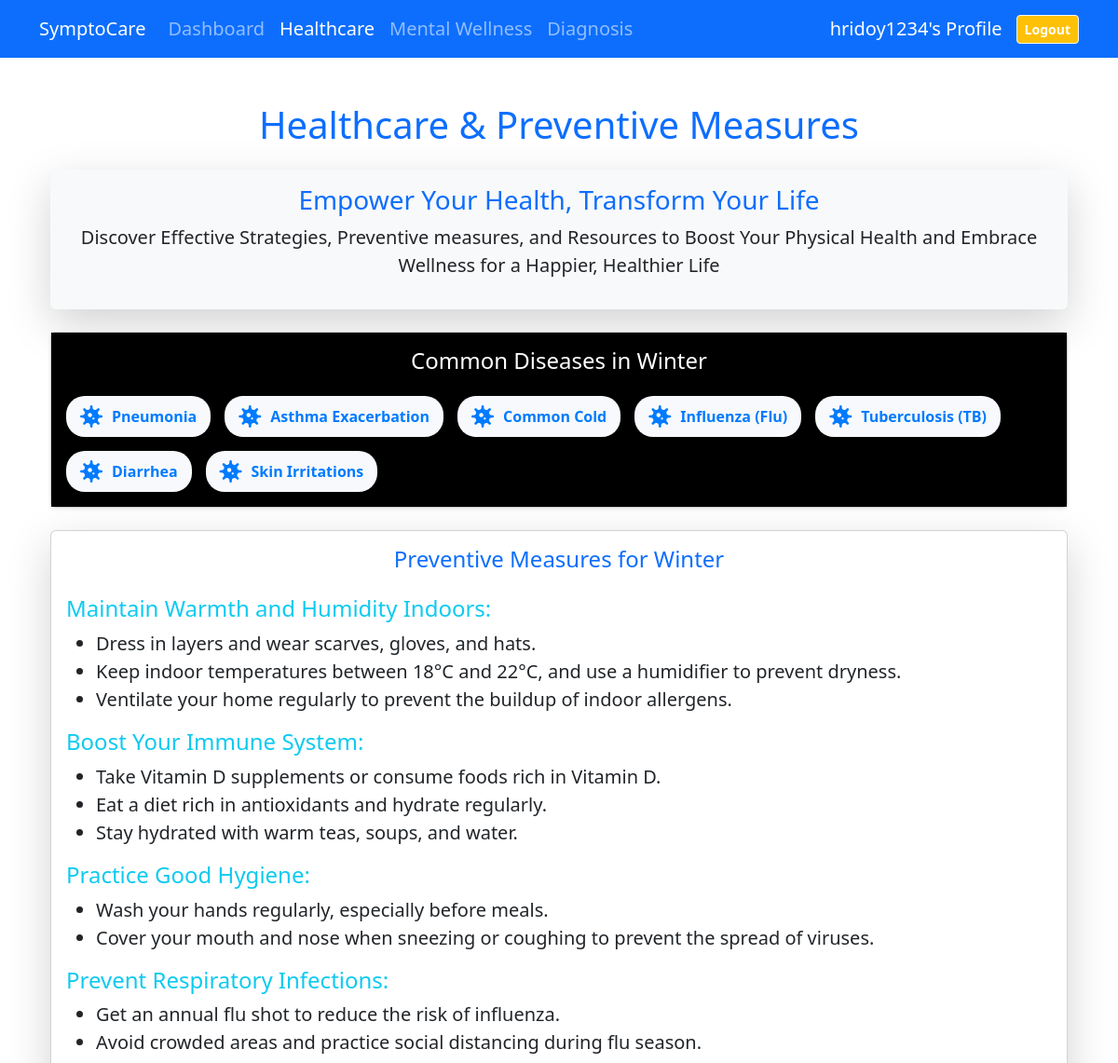
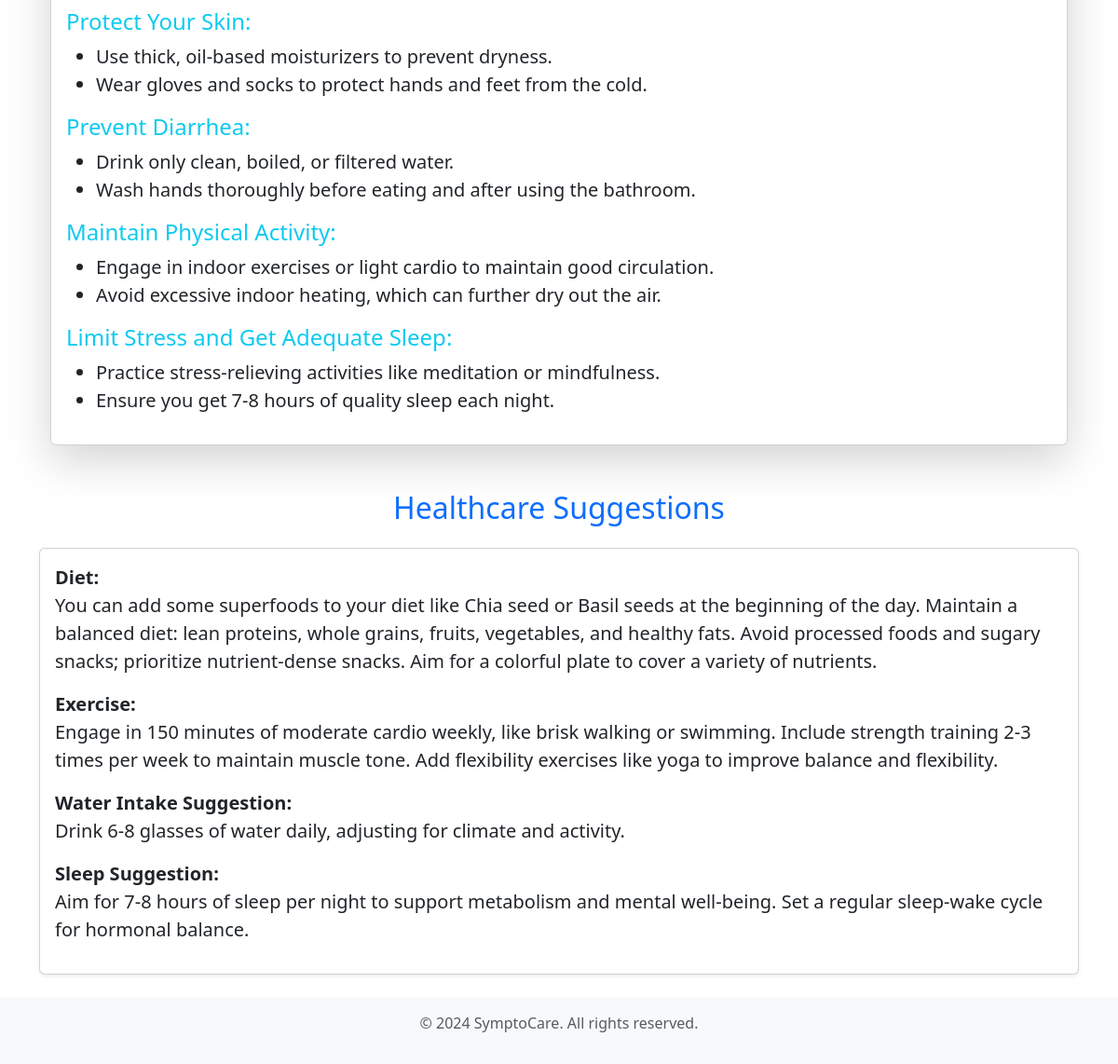
Page /healthcare/ (signed in) on the committed database (2 pictures, top to bottom).
### healthcare/models.py (models this page shows, shortened)
class Season(models.Model):
    name = models.CharField(max_length=50, unique=True)  # e.g., "Summer", "Winter"
    start_month = models.IntegerField()  # e.g., 3 for March
    end_month = models.IntegerField()  # e.g., 5 for May

class SeasonalDisease(models.Model):
    disease_name = models.CharField(max_length=100)  # e.g., "Flu", "Diarrhea"
    season = models.ForeignKey(Season, on_delete=models.CASCADE, related_name="diseases")
    primary_advice = models.TextField()  # e.g., "Stay hydrated, take rest"

class SeasonalSuggestion(models.Model):
    season = models.ForeignKey(Season, on_delete=models.CASCADE, related_name="seasonal_suggestions")
    detailed_preventive_measures = models.TextField(help_text="Detailed suggestions for preventing seasonal diseases.")
    general_season_tips = models.CharField(max_length=255, help_text="Short tips for general health during the season.")
    additional_seasonal_advice = models.TextField(help_text="Additional health advice for this season.")

### bmiInput/models.py (models this page shows, shortened)
class BMISuggestion(models.Model):
    CATEGORY_CHOICES = [
        ('Underweight', 'Underweight'),
        ('Normal', 'Normal'),
        ('Overweight', 'Overweight'),
        ('Obese', 'Obese')
    ]
    category = models.CharField(max_length=15, choices=CATEGORY_CHOICES, unique=True)
    diet_suggestion = models.TextField(default='No diet suggestion available')
    exercise_suggestion = models.TextField(default='No exercise suggestion available')
    water_intake_suggestion = models.TextField(default='No water intake suggestion available')
    sleep_suggestion = models.TextField(default='No sleep suggestion available')
    other_health_tips = models.TextField(blank=True, null=True)

### healthcare/views.py (the view)
# urls.py: path('', views.healthcare_view, name='healthcare'),
def healthcare_view(request):
    if not request.user.is_authenticated:
        return redirect('signin')
    try:
        user_profile = UserProfile.objects.get(user=request.user)
        bmi = round(user_profile.weight_value / (user_profile.height_value ** 2), 2)
        bmi_category = BMISuggestion.objects.filter(
            category=(
                'Underweight' if bmi < 18.5 else
                'Normal' if 18.5 <= bmi < 25 else
                'Overweight' if 25 <= bmi < 30 else
                'Obese'
            )
        ).first()
        disease_category = DiseaseCategory.objects.filter(name=user_profile.disease_history).first()
        healthcare_suggestions = HealthcareSuggestion.objects.filter(disease_category=disease_category)
        current_season = get_current_season()
        seasonal_diseases = SeasonalDisease.objects.filter(season=current_season) if current_season else []
        seasonal_healthcare_suggestion = SeasonalSuggestion.objects.filter(season=current_season).first()
    except UserProfile.DoesNotExist:
        return render(request, 'healthcare/healthcare.html', {
            'error': 'Your profile information is incomplete. Please complete your profile.',
            'healthcare_suggestions': [],
        })
    return render(request, 'healthcare/healthcare.html', {
        'disease_category': disease_category,
        'healthcare_suggestions': healthcare_suggestions,
        'bmi': bmi,
        'bmi_category': bmi_category,
        'current_season': current_season.name if current_season else "Unknown",
        'seasonal_diseases': seasonal_diseases,
        'seasonal_healthcare_suggestion': seasonal_healthcare_suggestion
    })

### healthcare/views.py (called while the page is built)
def get_current_season():
    current_month = now().month
    current_season = None
    current_season = Season.objects.filter(
        start_month__lte=current_month,
        end_month__gte=current_month
    ).first()
    if not current_season:
        if current_month == 12:  # December
            current_season = Season.objects.filter(name="Winter").first()
        elif current_month == 1 or current_month == 2:  # January and February
            current_season = Season.objects.filter(name="Winter").first()
    return current_season

### templates/healthcare/healthcare.html (shortened to what this page needs)
{% extends 'common_codes/interface.html' %}
{% block main %}
    <div class="container my-5 fs-5">
        <h1 class="text-center text-primary mb-4">Healthcare & Preventive Measures</h1>
        <div class="card shadow-lg mb-4 bg-light border-0">
            <div class="card-body text-center">
                <h3 class="text-primary">Empower Your Health, Transform Your Life</h3>
                <p class="lead">Discover Effective Strategies, Preventive measures, and Resources to Boost Your Physical Health and Embrace Wellness for a Happier, Healthier Life</p>
            </div>
        </div>
            <div class="card shadow-sm mb-4">
                <div class="card-body bg-black">
                    <h4 class="text-center text-primary w-100 mb-4 text-white">Common Diseases in {{ current_season }}</h4>
                    {% if seasonal_diseases %}
                        <div class="disease-list-inline">
                            {% for disease in seasonal_diseases %}
                                <div class="disease-item">
                                    <i class="disease-icon fas fa-virus"></i>
                                    <div>
                                        <span class="disease-name">{{ disease.disease_name }}</span>
                                    </div>
                                </div>
                            {% endfor %}
                        </div>
                    {% else %}
                        <div class="alert alert-info text-center w-100">
                            No seasonal diseases detected for this season.
                        </div>
                    {% endif %}
                </div>
            </div>
            {% if seasonal_healthcare_suggestion %}
            <div class="card shadow-lg mb-4">
                <div class="card-body fs-5 fs-sm-6">
                    <h4 class="text-center text-primary mb-4">Preventive Measures for {{ current_season }}</h4>
                    <p class="text-center">{{ seasonal_healthcare_suggestion.detailed_preventive_measures|safe }}</p>
                </div>
            </div>
            {% else %}
            <div class="alert alert-warning text-center">
                No detailed preventive measures available for this season.
            </div>
            {% endif %}
        </div>
        <h2 class="text-center text-primary mb-4">Healthcare Suggestions</h2>
        {% if error %}
            <div class="alert alert-danger text-center">
                {{ error }}
            </div>
        {% else %}
            {% if bmi_category %}
                <div class="card shadow-sm mb-4 fs-5">
                    <div class="card-body">
                        <p><strong>Diet:</strong> </br> {{ bmi_category.diet_suggestion|safe }}</p>
                        <p><strong>Exercise:</strong></br> {{ bmi_category.exercise_suggestion|safe }}</p>
                        <p><strong>Water Intake Suggestion:</strong></br> {{ bmi_category.water_intake_suggestion|safe }}</p>
                        <p><strong>Sleep Suggestion:</strong></br> {{ bmi_category.sleep_suggestion|safe }}</p>
                    </div>
                </div>
            {% endif %}
        {% endif %}
{% endblock %}

### templates/common_codes/interface.html (shortened to what this page needs)
{% load static %}
<!DOCTYPE html>
<html lang="en">
    <head>
        <link href="https://cdn.jsdelivr.net/npm/bootstrap@5.3.2/dist/css/bootstrap.min.css" rel="stylesheet">
        <link href="https://cdnjs.cloudflare.com/ajax/libs/font-awesome/5.15.4/css/all.min.css" rel="stylesheet">
    </head>
    <body>
        <nav class="navbar navbar-expand-lg navbar-dark bg-primary fs-5">
            <div class="container">
                <a class="navbar-brand" href="{% url 'dashbord' %}">SymptoCare</a>
                <div class="collapse navbar-collapse" id="navbarNav">
                    <ul class="navbar-nav me-auto">
                        <li class="nav-item">
                            <a class="nav-link {% if request.path == '/dashbord/' %}active{% endif %}" href="{% url 'dashbord' %}">Dashboard</a>
                          </li>
                        <li class="nav-item">
                            <a class="nav-link {% if request.path == '/healthcare/' %}active{% endif %}" href="{% url 'healthcare' %}">Healthcare</a>
                        </li>
                        <li class="nav-item">
                            <a class="nav-link {% if request.path == '/dashbord/m/' %}active{% endif %}" href="{% url 'mindfullness' %}">Mental Wellness</a>
                        </li>
                        <li class="nav-item">
                            <a class="nav-link {% if request.path == '/assessments/' %}active{% endif %}" href="{% url 'risk-measure' %}">Diagnosis</a>
                        </li>
                    </ul>
                    <div class="d-flex align-items-center ms-3">
                        <a href="{% url 'viewp' %}" class="profile-link">
                            <span>{{ user.username }}'s Profile</span>
                        </a>
                        <a href="{% url 'logout' %}" class="btn btn-sm btn-light btn-logout bg-warning text-white"><strong>Logout</strong></a>
                    </div>
                </div>
            </div>
        </nav>
        <main class="container mt-4">{% block main %}{% endblock main %}</main>
        <footer class="footer mt-auto py-3">
            <div class="container">
                <p class="text-muted">© 2024 SymptoCare. All rights reserved.</p>
            </div>
        </footer>
    </body>
</html>

### templates/common_codes/interface.html (style rules this page uses)
body { transition: background-color 0.3s ease, color 0.3s ease; --bs-font-size-lg: 1.25rem; --bs-font-size-sm: 0.775rem; }
.footer { background-color: #f8f9fa; padding: 20px 0; text-align: center; }
.profile-link { display: flex; align-items: center; color: white; text-decoration: none; }
.btn-logout { margin-left: 15px; }

### templates/healthcare/healthcare.html (style rules this page uses)
.disease-list-inline { display: flex; flex-wrap: wrap; justify-content: flex-start; gap: 15px; margin-top: 20px; }
.disease-item { background: #f7f9fc; padding: 10px 15px; border-radius: 20px; font-size: 1rem; color: #555; display: flex; align-items: center; cursor: pointer; transition: background 0.3s, transform 0.3s; }
.disease-icon { font-size: 1.5rem; margin-right: 10px; color: #007bff; }
.disease-name { font-weight: bold; color: #007bff; }

### rows in the picture
Season: name "Winter"
SeasonalDisease: disease_name "Pneumonia"
SeasonalDisease: disease_name "Asthma Exacerbation"
SeasonalDisease: disease_name "Common Cold"
SeasonalDisease: disease_name "Influenza (Flu)"
SeasonalDisease: disease_name "Tuberculosis (TB)"
SeasonalDisease: disease_name "Diarrhea"
SeasonalDisease: disease_name "Skin Irritations"
SeasonalSuggestion: detailed_preventive_measures "Maintain Warmth and Humidity Indoors: Dress in layers and wear scarves, gloves, and hats. Keep indoor temperatures between 18°C and 22°C, and use a humidifier to prevent dryness. Ventilate your home regularly to prevent the buildup of indoor allergens. Boost Your Immune System: Take Vitamin D supplements or consume foods rich in Vitamin D. Eat a diet rich in antioxidants and hydrate regularly. Stay hydrated with warm teas, soups, and water. Practice Good Hygiene: Wash your hands regularly, especially before meals. Cover your mouth and nose when sneezing or coughing to prevent the spread of viruses. Prevent Respiratory Infections: Get an annual flu shot to reduce the risk of influenza. Avoid…"
BMISuggestion: diet_suggestion "You can add some superfoods to your diet like Chia seed or Basil seeds at the beginning of the day. Maintain a balanced diet: lean proteins, whole grains, fruits, vegetables, and healthy fats. Avoid processed foods and sugary snacks; prioritize nutrient-dense snacks. Aim for a colorful plate to cover a variety of nutrients.", exercise_suggestion "Engage in 150 minutes of moderate cardio weekly, like brisk walking or swimming. Include strength training 2-3 times per week to maintain muscle tone. Add flexibility exercises like yoga to improve balance and flexibility.", water_intake_suggestion "Drink 6-8 glasses of water daily, adjusting for climate and activity.", sleep_suggestion "Aim for 7-8 hours of sleep per night to support metabolism and mental well-being. Set a regular sleep-wake cycle for hormonal balance."

### other values in the picture
{{ user.username }} "hridoy1234"
